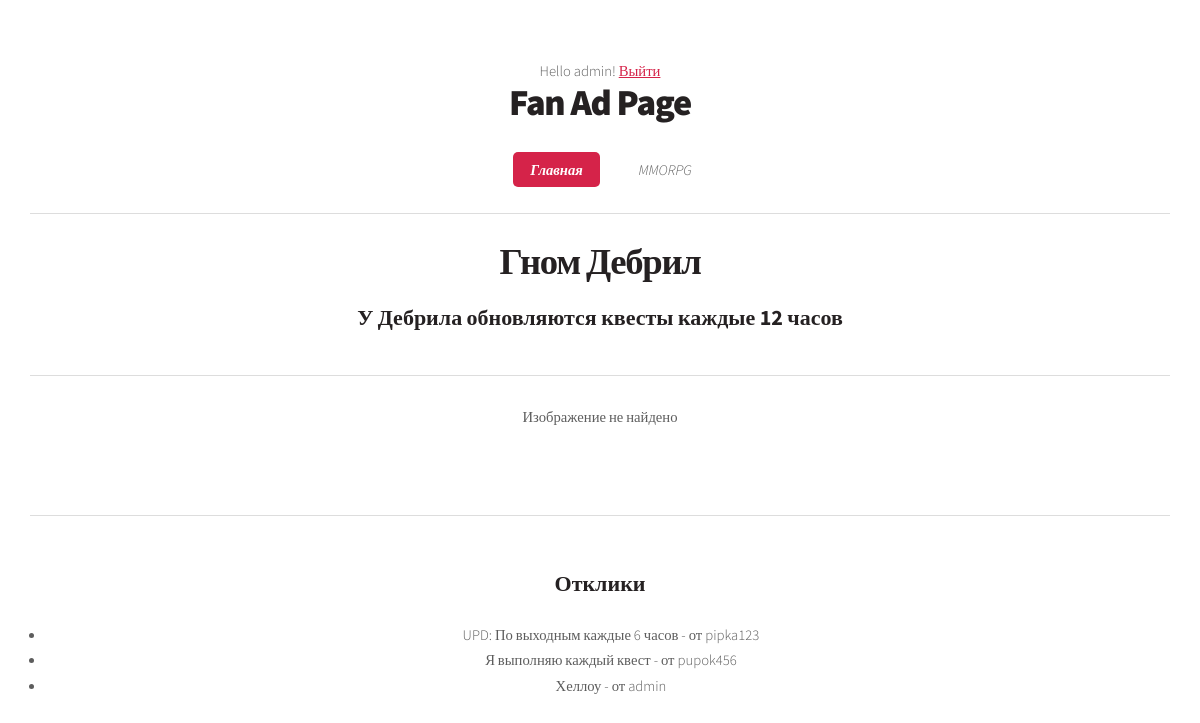
The app's page /4 (signed in) with its own data.
### fan_site/models.py (models this page shows, shortened)
class Ad(models.Model):
    title = models.CharField(max_length=64, unique=True)
    text = RichTextField()
    date_creation = models.DateTimeField(auto_now_add=True)
    date_update = models.DateTimeField(auto_now=True)
    category = models.ForeignKey('Category', on_delete=models.CASCADE)
    user = models.ForeignKey(User, on_delete=models.CASCADE, null=False)
    upload = models.FileField(upload_to='uploads/')

class AdResponse(models.Model):
    user = models.ForeignKey(User, on_delete=models.CASCADE)
    text = models.TextField()
    ad = models.ForeignKey('Ad', on_delete=models.CASCADE, related_name='responses')
    date_creation = models.DateTimeField(auto_now_add=True)
    accepted = models.BooleanField(default=False)

### fan_site/views.py (the view)
# urls.py: path('<int:pk>', AdDetail.as_view(), name='ad_detail'),
class AdDetail(DetailView):
    model = Ad
    template_name = 'ad.html'
    context_object_name = 'ad'
    queryset = Ad.objects.all()
    def get_context_data(self, **kwargs):
        context = super().get_context_data(**kwargs)
        context['responses'] = self.object.responses.all()
        return context

### templates/ad.html (shortened to what this page needs)
{% extends 'index.html' %}
{% block content %}
<hr>
<h1>{{ ad.title }}</h1>
<br>
<h2>{{ ad.text}}</h2>
<hr>
{% if ad.upload %}
<img src="{{ ad.upload.url }}" alt="{{ ad.title }}">
{% else %}
    <p>Изображение не найдено</p>
{% endif %}
<br>
<hr>
<br>
<h2>Отклики</h2>
<br>
    <ul>
        {% for response in ad.responses.all %}
            {% if response.accepted %}
            <li>{{ response.text }} - от {{ response.user }}</li>
            {% endif %}
        {% empty %}
            <li>Откликов нет.</li>
        {% endfor %}
    </ul>
{% endblock content %}

### templates/index.html (shortened to what this page needs)
<!DOCTYPE HTML>
<html>
{% autoescape off %}
	<head>
		{% load static %}
        <link href="{% static 'css/main.css' %}" rel="stylesheet" />
	</head>
	<body class="homepage is-preload">
		<div id="page-wrapper">
				<section id="header">
					<span class="user">
        {% if request.user.is_authenticated %}
            Hello {{ request.user.username }}!
            <a href="{% url 'logout' %}">Выйти</a>
        {% else %}
            <a href="{% url 'login' %}">Войти</a>
						<a> or </a>
			<a href="{% url 'signup' %}">Зарегистрироваться</a>
        {% endif %}
    </span>
						<h1><a href="{% url 'ad_list' %}">Fan Ad Page</a></h1>
						<nav id="nav">
							<ul>
								<li class="current"><a href="{% url 'ad_list' %}">Главная</a></li>
								<li>
									<a href="#">MMORPG</a>
								</li>
							</ul>
							 <div class="container">
            <div class="text-center mt-5">
                {% block content %} {% endblock content %}
            </div>
        </div>
	</body>
{% endautoescape %}
</html>

### static/css/main.css (style rules this page uses)
html, body, div, span, applet, object, iframe, h1, h2, h3, h4, h5, h6, p, blockquote, pre, a, abbr, acronym, address, big, cite, code, del, dfn, em, img, ins, kbd, q, s, samp, small, strike, strong, sub, sup, tt, var, b, u, i, center, dl, dt, dd, ol, ul, li, fieldset, form, label, legend, table, caption, tbody, tfoot, thead, tr, th, td, article, aside, canvas, details, embed, figure, figcaption, footer, header, hgroup, menu, nav, output, ruby, section, summary, time, mark, audio, video { margin: 0; padding: 0; border: 0; font-size: 100%; font: inherit; vertical-align: baseline; }
article, aside, details, figcaption, figure, footer, header, hgroup, menu, nav, section { display: block; }
body { line-height: 1; }
ol, ul { list-style: none; }
body { -webkit-text-size-adjust: none; }
html { box-sizing: border-box; }
*, *:before, *:after { box-sizing: inherit; }
body { background: #252122; background-image: url("images/bg02.png"); }
body.is-preload *, body.is-preload *:before, body.is-preload *:after { -moz-animation: none !important; -webkit-animation: none !important; -ms-animation: none !important; animation: none !important; -moz-transition: none !important; -webkit-transition: none !important; -ms-transition: none !important; transition: none !important; }
body, input, textarea, select { font-family: 'Source Sans Pro'; font-weight: 300; color: #5d5d5d; font-size: 14pt; line-height: 1.75em; }
h1, h2, h3, h4, h5, h6 { color: #252122; font-weight: 700; }
h1 a, h2 a, h3 a, h4 a, h5 a, h6 a { color: inherit; text-decoration: none; }
h2 { font-size: 1.5em; }
a { color: #d52349; text-decoration: underline; }
hr { border: 0; border-top: solid 1px #dddddd; height: 1px; margin: 2em 0 2em 0; }
p, ul, ol, dl, table { margin-bottom: 2em; }
.container { margin: 0 auto; max-width: 100%; width: 70em; }
@media screen and (max-width: 1680px) { .container { width: 70em; } }
@media screen and (max-width: 1280px) { .container { width: calc(100% - 60px); } }
section, article { margin-bottom: 2.5em; }
section > :last-child, section:last-child, article > :last-child, article:last-child { margin-bottom: 0; }
ul { list-style: disc; padding-left: 1em; }
ul li { padding-left: 0.5em; }
#page-wrapper > section { margin-bottom: 0; }
#header { position: relative; background: #ffffff; border-bottom: solid 1px #ccc; padding: 5em 0 4em 0; text-align: center; }
#header h1 { color: #252122; font-weight: 900; font-size: 2.5em; letter-spacing: -0.035em; line-height: 1; }
#nav { margin: 2.5em 0 0 0; }
#nav > ul { margin: 0; }
#nav > ul > li { display: inline-block; font-style: italic; margin: 0 0.35em 0 0.35em; }
#nav > ul > li > a { border-radius: 5px; color: #5d5d5d; text-decoration: none; padding: 0.6em 1.2em 0.6em 1.2em; -moz-transition: background-color .25s ease-in-out; -webkit-transition: background-color .25s ease-in-out; -ms-transition: background-color .25s ease-in-out; transition: background-color .25s ease-in-out; outline: 0; }
#nav > ul > li.current > a { background: #d52349; color: #fff !important; font-weight: 700; }
@media screen and (max-width: 1680px) { body, input, textarea, select { font-size: 12pt; } }
@media screen and (max-width: 1280px) { body, input, textarea, select { font-size: 11pt; } }
@media screen and (max-width: 1280px) { #header { padding: 4em 0 3em 0; } }

### records on screen
Ad: title "Гном Дебрил", text "У Дебрила обновляются квесты каждые 12 часов"
AdResponse: text "UPD: По выходным каждые 6 часов", user "pipka123"
AdResponse: text "Я выполняю каждый квест", user "pupok456"
AdResponse: text "Хеллоу", user "admin"

### other values on screen
{{ request.user.username }} "admin"
